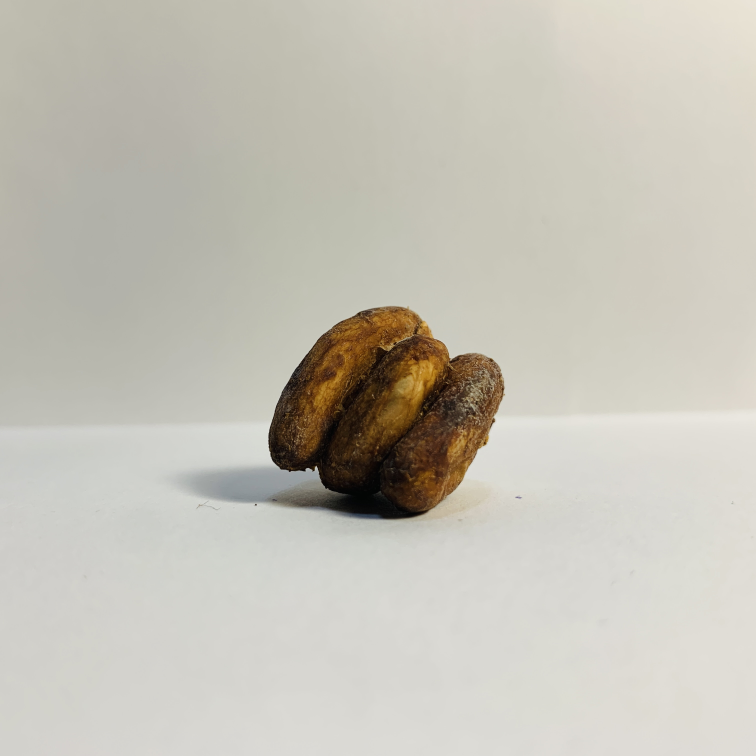
#> input picture iiimg/linked_bean/430.jpg, 3024 x 3024 px (shown at 1/4 size)
$ python OpenCV_structure_edge_far.py
#> lines starting #> are read from the running program, lines starting #| are printed output that depends on the picture; after the words box and inside, x2 and y2 are one past the last pixel; in counts of white or black regions, pixels touching at a corner belong together
import cv2 as cv
import numpy as np


img = cv.imread("iiimg/linked_bean/430.jpg")
#> img is the input picture: shape (3024, 3024, 3); mean B, G, R 183.5, 193.8, 196.8

img = cv.resize(img, (1064, 1064))
#> img: shape (1064, 1064, 3)
cv.imshow("Cats", img)

img = cv.resize(img, (1064, 1064))
blank = np.zeros(img.shape, dtype="uint8")
gray = cv.cvtColor(img, cv.COLOR_BGR2GRAY)
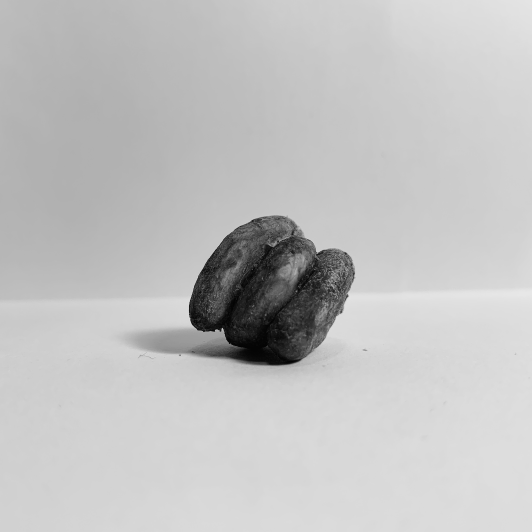
#> gray: shape (1064, 1064) (shown at 1/2 size); min 1, max 231, mean 193.5
#blur = cv.GaussianBlur(gray, (5,5), cv.BORDER_DEFAULT)
blur = cv.medianBlur(gray, 5)
#thed = cv.adaptiveThreshold(blur, 255, cv.ADAPTIVE_THRESH_GAUSSIAN_C,\
    #cv.THRESH_BINARY, 11, 2)
ret, thed = cv.threshold(blur,127,150,cv.THRESH_TRUNC)
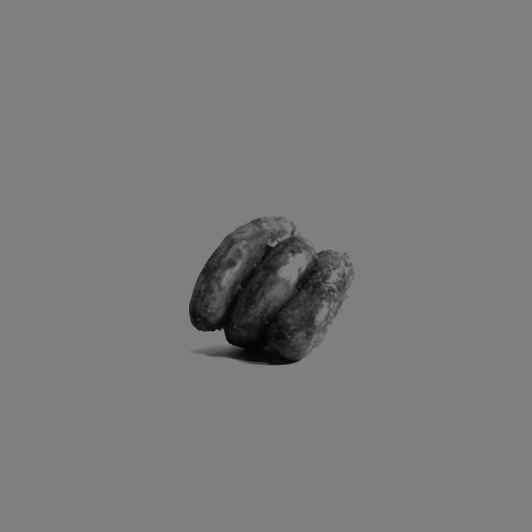
#> thed: shape (1064, 1064) (shown at 1/2 size); min 4, max 127, mean 122.9
cv.imshow("Cats", thed)

canny = cv.Canny(thed, 0,255)
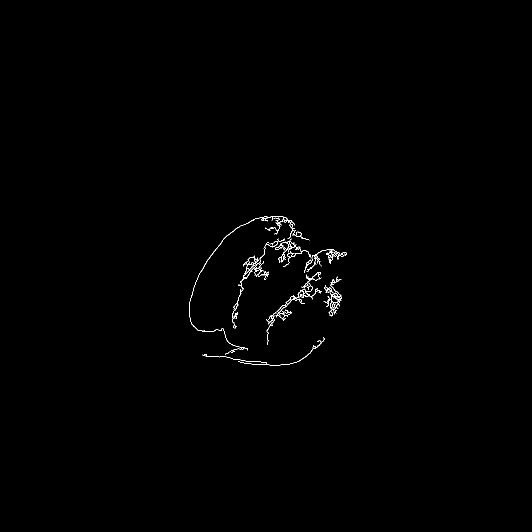
#> canny: shape (1064, 1064) (shown at 1/2 size); 0.39% white in thin lines or dots, all inside (x1, y1, x2, y2) = (378, 432, 694, 731)

contours, hierarchies = cv.findContours(canny, cv.RETR_LIST, cv.CHAIN_APPROX_SIMPLE)
#> contours = 51 contours, 31 with area under 20; largest, box (x1, y1, x2, y2) and area: (532, 544, 644, 690) 363, (647, 570, 683, 633) 348, (464, 477, 570, 657) 347, (378, 432, 590, 710) 241, (613, 498, 694, 543) 210
# 計算總共有幾個輪廓 contours
print(f"{len(contours)} contour(s) found!")
#| 51 contour(s) found!
# 畫出當前所有的 contours
cv.drawContours(img, contours, -1, (255,0,0), 1)
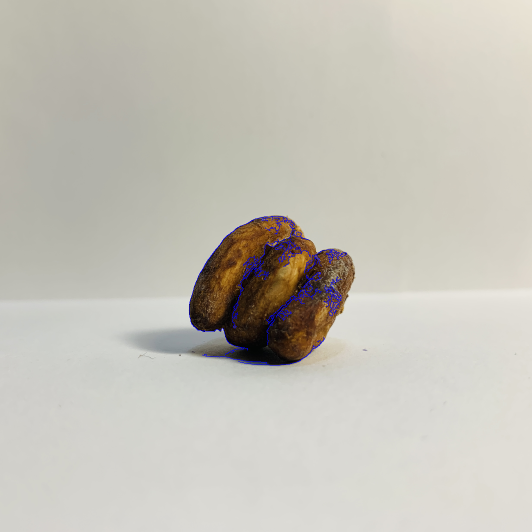
#> img: shape (1064, 1064, 3) (shown at 1/2 size); mean B, G, R 184.3, 193.5, 196.4
cv.imshow("Contours Drawn on img", img)
# 標示 contours
cv.drawContours(blank, contours, -1, (0,255,0), 1)
cv.imshow("Contours Drawn on blank", blank)
cv.waitKey(0)
